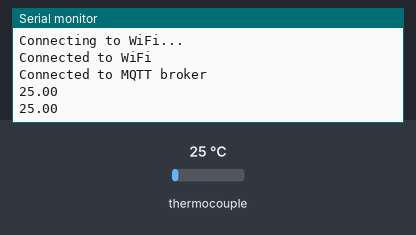
A sketch run on a simulated ESP8266 (NodeMCU). Shown: the last lines printed to the serial monitor. Inputs (shaded band) come from the test bench; at power-on: thermocouple 25 °C. WiFi joins after 1.5 s; servers stay silent unless stated; no MQTT or app messages arrive unless stated.

Above: at 3.2 s.
3.3 s: thermocouple set to 6 °C
At 4.6 s:
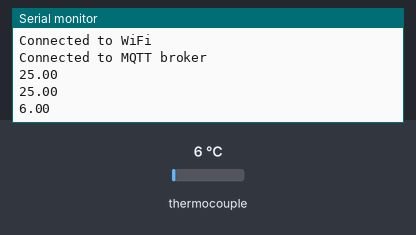
4.8 s: thermocouple set to 75 °C
At 5.5 s:
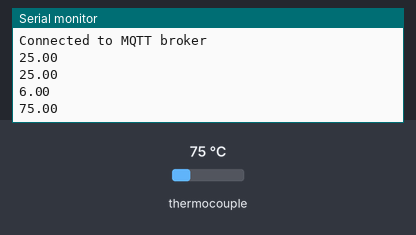
Timing chart, 0 to 7.8 s (numbered marks = the images above; inputs shaded):
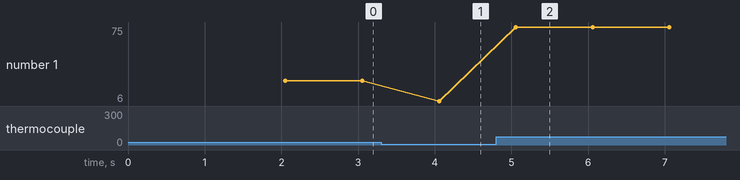

Measured:
- after the input at 3.3 s, the serial monitor: prints a new line after 0.76 s (image 1)
- after the input at 4.8 s, the serial monitor: prints a new line after 0.26 s (image 2)
- plotted number 1: 25 → 6 after the input at 3.3 s, 6 → 75 after the input at 4.8 s

The sketch:

ESP8266_MAX6675.ino
```cpp
#include <ESP8266WiFi.h>
#include <PubSubClient.h>
#include <max6675.h>

// Replace with your Wi-Fi credentials
const char* ssid = "************";
const char* password = "*******";

// MQTT broker settings
const char* mqtt_server = "*********"; //cmd wlan adapter ip
const int mqtt_port = 1883;
const char* mqtt_username = "*******";
const char* mqtt_password = "*******";
const char* mqtt_topic = "temperature"; //type your own

const int MAX6675_CLK_PIN = D5;
const int MAX6675_CS_PIN = D8;
const int MAX6675_SO_PIN = D7;

MAX6675 thermocouple(MAX6675_CLK_PIN, MAX6675_CS_PIN, MAX6675_SO_PIN);

WiFiClient espClient;
PubSubClient client(espClient);

void setup() {
  Serial.begin(9600);
  WiFi.begin(ssid, password);

  while (WiFi.status() != WL_CONNECTED) {
    delay(1000);
    Serial.println("Connecting to WiFi...");
  }
  Serial.println("Connected to WiFi");

  client.setServer(mqtt_server, mqtt_port);
  client.setCallback(callback);

  reconnect();
}

void loop() {
  if (!client.connected()) {
    reconnect();
  }
  client.loop();

  double tempC = thermocouple.readCelsius();
  if (isnan(tempC)) {
    Serial.println("Error reading thermocouple.");
  } else {
    double tempF = (tempC * 9.0 / 5.0) + 32.0;

    Serial.println(tempC);
    char tempStr[10];
    dtostrf(tempC, 4, 2, tempStr);
    client.publish(mqtt_topic, tempStr);
  }

  delay(1000);
}

void reconnect() {
  while (!client.connected()) {
    if (client.connect("NodeMCU_Client", mqtt_username, mqtt_password)) {
      Serial.println("Connected to MQTT broker");
      client.subscribe(mqtt_topic);
    } else {
      Serial.print("MQTT connection failed, rc=");
      Serial.print(client.state());
      Serial.println(" Retrying in 5 seconds...");
      delay(5000);
    }
  }
}

void callback(char* topic, byte* payload, unsigned int length) {
  // Handle incoming MQTT messages if needed
}
```
